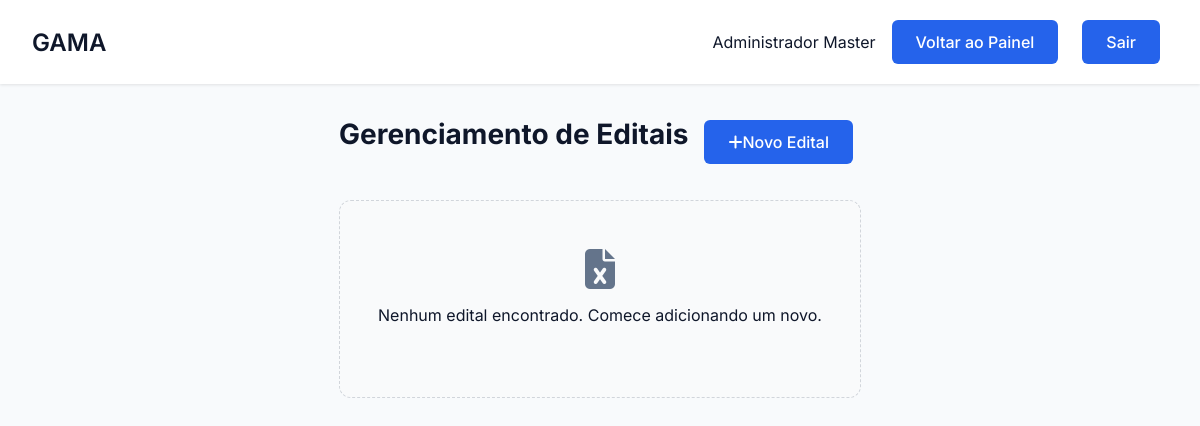
/edital/painel (signed in), run on an earlier commit of the app's database.
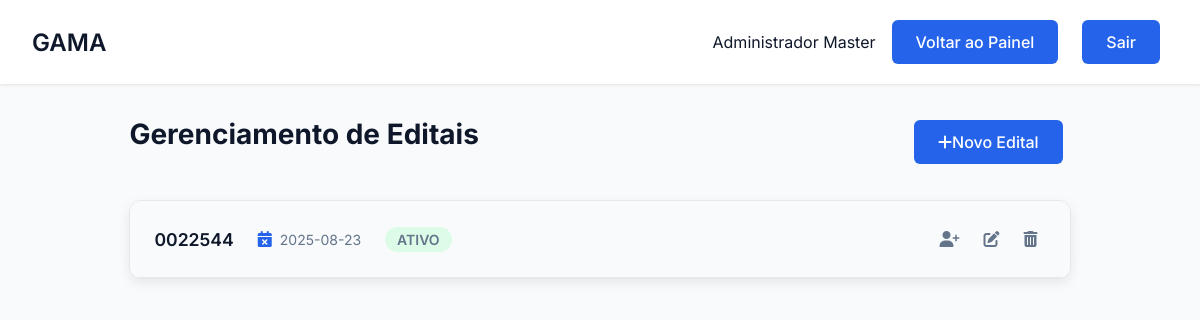
And on a later commit of the database.
### tables this page shows
CREATE TABLE Edital (
        id_edital INTEGER PRIMARY KEY AUTOINCREMENT,
        numero_edital TEXT NOT NULL UNIQUE,
        data_edital DATE NOT NULL,
        data_publicacao DATE NOT NULL,
        vencimento_edital DATE NOT NULL,
        prazo_prorrogacao INTEGER,
        status TEXT NOT NULL CHECK (status IN ('ativo', 'inativo', 'prorrogado'))
    );

### gama/routes/edital_routes.py (the view)
@edital_bp.route('/painel')
def painel(): # NOME DA FUNÇÃO ATUALIZADO
    if not check_admin():
        flash('Acesso negado. Apenas administradores podem gerenciar editais.', 'error')
        return redirect(url_for('auth.login'))
    editais = Edital.get_all()
    candidatos_por_edital = {}
    for edital in editais:
        candidatos_por_edital[edital[0]] = Candidato.get_by_edital(edital[0])
    return render_template(
        'edital.html',
        nome=session.get('nome'),
        editais=editais,
        candidatos_por_edital=candidatos_por_edital
    )

### app.py (called while the page is built)
@app.before_request
def make_session_permanent():
    session.permanent = True

### gama/database/database.py (called while the page is built)
def conectar():
    diretorio_db = "gama/database"
    if not os.path.exists(diretorio_db):
        os.makedirs(diretorio_db)
    return sqlite3.connect(f"{diretorio_db}/editais.db")

### gama/models/edital.py (called while the page is built)
    @staticmethod
    def get_all():
        conn = conectar()
        cursor = conn.cursor()
        try:
            cursor.execute("SELECT * FROM Edital ORDER BY data_publicacao DESC")
            return cursor.fetchall()
        except sqlite3.Error as e:
            print(f"Erro ao buscar editais: {e}")
            return []
        finally:
            conn.close()

    @staticmethod
    def get_by_edital(id_edital):
        conn = conectar()
        cursor = conn.cursor()
        try:
            query = """
                SELECT cand.*, carg.nome_cargo
                FROM Candidato cand
                JOIN Cargo carg ON cand.id_cargo = carg.id_cargo
                WHERE cand.id_edital = ?
                ORDER BY cand.classificacao ASC
            """
            cursor.execute(query, (id_edital,))
            return cursor.fetchall()
        finally:
            conn.close()

### gama/templates/edital.html (shortened to what this page needs)
<!DOCTYPE html>
<html lang="pt-BR">
<head>
    <link rel="stylesheet" href="{{ url_for('static', filename='css/estilo.css') }}">
    <link rel="stylesheet" href="{{ url_for('static', filename='css/dashboard.css') }}">
    <link rel="stylesheet" href="{{ url_for('static', filename='css/gerenciar_editais.css') }}">
    <link rel="stylesheet" href="https://cdnjs.cloudflare.com/ajax/libs/font-awesome/6.5.0/css/all.min.css">
</head>
<body>
    <div class="dashboard">
        <header class="dashboard-header">
            <nav class="dashboard-nav container">
                <h1 class="dashboard-title">GAMA</h1>
                <div class="dashboard-user">
                    <span>{{ session.get('nome') }}</span>
                    <a href="{{ url_for('admin.painel_admin') }}" class="btn btn-secondary">Voltar ao Painel</a>
                    <a href="{{ url_for('auth.logout') }}" class="btn btn-primary">Sair</a>
                </div>
            </nav>
        </header>
        <main class="dashboard-content container">
            <div class="section-header">
                <h2 class="page-title">Gerenciamento de Editais</h2>
                <button class="btn btn-primary" onclick="openEditalModal(null)">
                    <i class="fas fa-plus"></i> Novo Edital
                </button>
            </div>
            {% for edital in editais %}
            <div class="edital-card" id="edital-{{ edital[0] }}">
                <div class="edital-header" onclick="toggleEditalBody('{{ edital[0] }}')">
                    <div class="edital-info">
                        <strong>{{ edital[1] }}</strong>
                        <span title="Data de Vencimento"><i class="fas fa-calendar-times"></i> {{ edital[4] }}</span>
                        <span title="Status">
                            {% if edital[6] == 'ativo' %}
                                <span class="badge badge-success">Ativo</span>
                            {% elif edital[6] == 'inativo' %}
                                <span class="badge badge-danger">Inativo</span>
                            {% else %}
                                <span class="badge badge-warning">Prorrogado</span>
                            {% endif %}
                        </span>
                    </div>
                    <div class="actions">
                        <button class="icon-button" onclick="event.stopPropagation(); openCandidatoModal(null, {{ edital[0] }});"><i class="fas fa-user-plus"></i></button>
                        <button class="icon-button"
                                data-edital='{{ edital|tojson }}'
                                onclick="event.stopPropagation(); openEditalModal(this)">
                            <i class="fas fa-edit"></i>
                        </button>
                        <form action="{{ url_for('edital.remover_edital', id_edital=edital[0]) }}" method="POST" onsubmit="return confirm('Atenção! Remover este edital também removerá todos os seus cargos e candidatos. Deseja continuar?');" style="display: inline;">
                            <button type="submit" class="icon-button" onclick="event.stopPropagation();"><i class="fas fa-trash-alt"></i></button>
                        </form>
                    </div>
                </div>
            </div>
            {% else %}
                <div class="empty-state">
                    <i class="fas fa-file-excel"></i>
                    <p>Nenhum edital encontrado. Comece adicionando um novo.</p>
                </div>
            {% endfor %}
        </main>
    </div>
</body>
</html>

What changed in the data, as far as the page shows it:
added Edital: numero_edital "0022544", vencimento_edital "2025-08-23", status "ATIVO"
Also different on the page:
text no longer shown: "Nenhum edital encontrado. Comece adicionando um novo."
